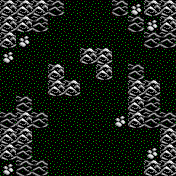

Tiled map render using the project's own tile images. Description and the whole map definition, tile-layer contents included, below:
An orthogonal 11x11 tile map with 16x16 px tiles, 1 tile layer (HILL) and 24 objects (monst-0, monst-1, monst-2, monst-3, monst-4, ...).

<map version="1.5" tiledversion="1.6.0" orientation="orthogonal" renderorder="right-down" width="11" height="11" tilewidth="16" tileheight="16" infinite="0" nextlayerid="2" nextobjectid="1">
 <tileset firstgid="1" source="tiles.tsx" />
 <layer id="1" name="HILL" width="11" height="11">
  <data encoding="csv">
9,9,9,8,5,5,5,8,56,9,9,
9,9,8,5,5,5,5,5,8,56,9,
9,56,5,5,5,5,5,5,5,8,8,
56,5,5,5,5,9,9,5,5,5,5,
5,5,5,9,5,5,9,5,8,5,5,
5,5,5,9,9,5,5,5,9,9,5,
5,8,5,5,5,5,5,5,9,8,5,
8,9,8,5,5,5,5,56,9,8,8,
9,9,5,5,5,5,5,5,5,5,9,
9,8,5,5,5,5,5,5,5,56,9,
56,8,8,5,5,5,5,5,5,9,9
  </data>
 </layer>
 <objectgroup id="1" name="start">
  <object id="1" name="monst-0" x="8" y="120"><point /></object>
  <object id="2" name="monst-1" x="152" y="120"><point /></object>
  <object id="3" name="monst-2" x="24" y="88"><point /></object>
  <object id="4" name="monst-3" x="152" y="72"><point /></object>
  <object id="5" name="monst-4" x="40" y="72"><point /></object>
  <object id="6" name="monst-5" x="24" y="56"><point /></object>
  <object id="7" name="monst-6" x="72" y="56"><point /></object>
  <object id="8" name="monst-7" x="120" y="56"><point /></object>
  <object id="9" name="monst-8" x="168" y="56"><point /></object>
  <object id="10" name="monst-9" x="56" y="40"><point /></object>
  <object id="11" name="monst-10" x="104" y="40"><point /></object>
  <object id="12" name="monst-11" x="136" y="40"><point /></object>
  <object id="13" name="monst-12" x="72" y="24"><point /></object>
  <object id="14" name="monst-13" x="120" y="24"><point /></object>
  <object id="15" name="monst-14" x="56" y="8"><point /></object>
  <object id="16" name="monst-15" x="88" y="8"><point /></object>
  <object id="17" name="party-0" x="88" y="120"><point /></object>
  <object id="18" name="party-1" x="72" y="136"><point /></object>
  <object id="19" name="party-2" x="104" y="136"><point /></object>
  <object id="20" name="party-3" x="56" y="152"><point /></object>
  <object id="21" name="party-4" x="88" y="152"><point /></object>
  <object id="22" name="party-5" x="120" y="152"><point /></object>
  <object id="23" name="party-6" x="72" y="168"><point /></object>
  <object id="24" name="party-7" x="104" y="168"><point /></object>
 </objectgroup>
</map>
